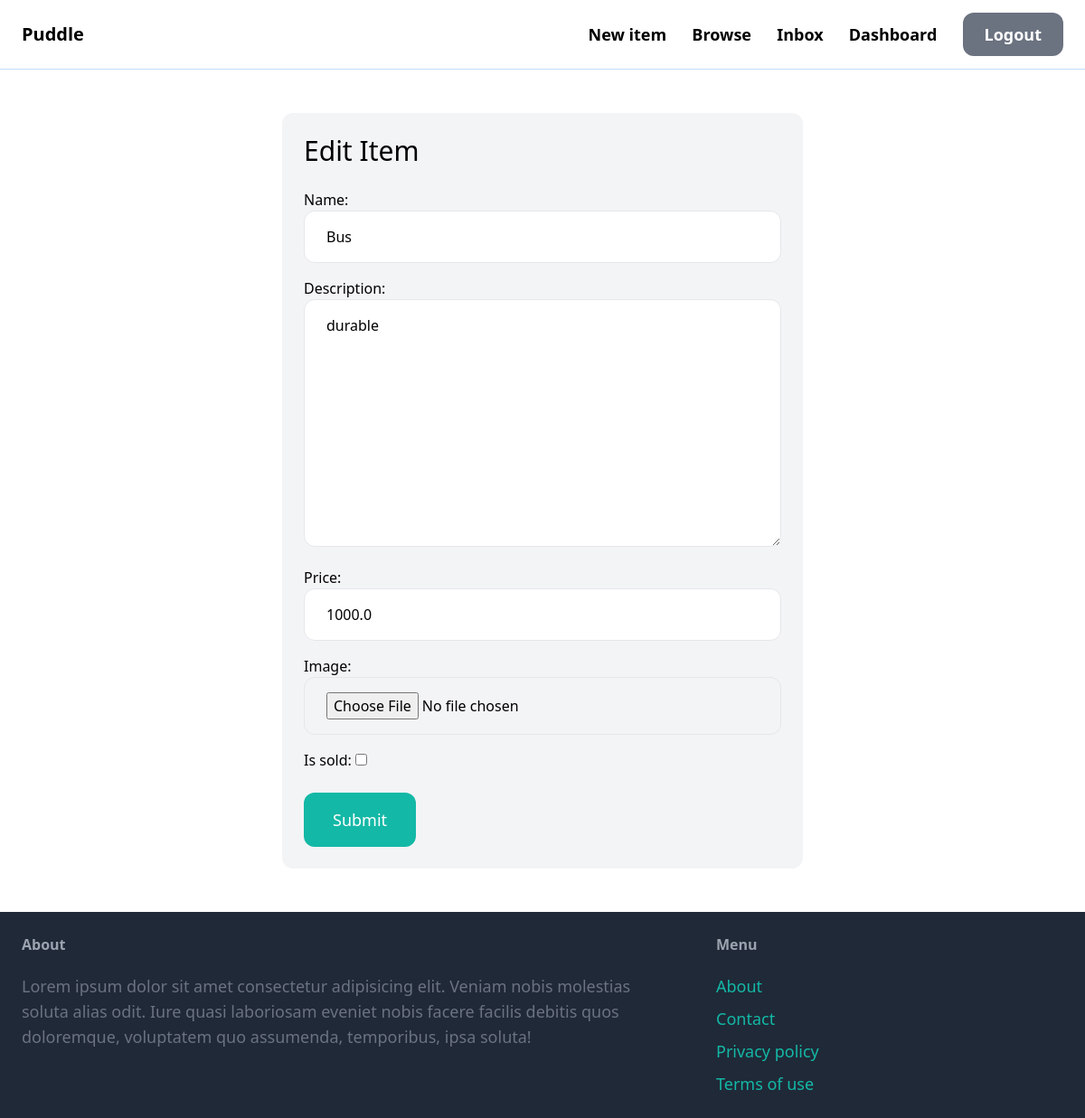
/items/16/edit/ (signed in), run on the app's committed database.
### item/models.py (models this page shows, shortened)
class Item(models.Model):
    category=models.ForeignKey(Category,related_name='items',on_delete=models.CASCADE)
    name=models.CharField(max_length=100)
    description=models.TextField(blank=True,null=True)
    price=models.FloatField()
    is_sold=models.BooleanField(default=False)
    created_by=models.ForeignKey(User,related_name='items',on_delete=models.CASCADE)
    created_at=models.DateTimeField(auto_now_add=True)
    image=models.ImageField(upload_to='item_images',blank=True,null=True)
    class Meta:
        ordering=('name',)

### item/views.py (the view)
# urls.py: path('<int:pk>/edit/',edit,name='edit'),
@login_required
def edit(request,pk):
    item=get_object_or_404(Item,pk=pk,created_by=request.user)
    if request.method=='POST':
        form=EditItemForm(request.POST,request.FILES,instance=item)
        if form.is_valid():
            form.save()
            return redirect('item:detail',pk=item.id)
    else:
        form=EditItemForm(instance=item)
    return render(request,'item/form.html',{'form':form,'title':'Edit Item'})

### item/forms.py
class EditItemForm(forms.ModelForm):
    class Meta:
        model=Item
        fields=('name','description','price','image','is_sold')
        widgets={
            'category':forms.Select(attrs={
                'class': input_classes
            }),
            'name':forms.TextInput(attrs={
                'class': input_classes
            }),
            'description':forms.Textarea(attrs={
                'class': input_classes
            }),
            'price':forms.TextInput(attrs={
                'class': input_classes
            }),
            'image':forms.FileInput(attrs={
                'class': input_classes
            }),
        }

### item/templates/item/form.html (shortened to what this page needs)
{% extends 'core/base.html' %}
{% block content %}
<div class="w-1/2 my-6 p-6 mx-auto bg-gray-100 rounded-xl">
    <h1 class="mb-6 text-3xl">{{title}}</h1>
    <form action="." method="post" enctype="multipart/form-data">
        <div class="space-y-4">
            {{form.as_p}}
        </div>
        <br>
        <button class="py-4 px-8 text-lg bg-teal-500 hover:bg-teal-700 rounded-xl text-white">Submit</button>
    </form>
</div>
{% endblock %}

### data on the page
Item: name "Bus", description "durable", price "1000.0"

### other printed values
{{ title }} "Edit Item"
